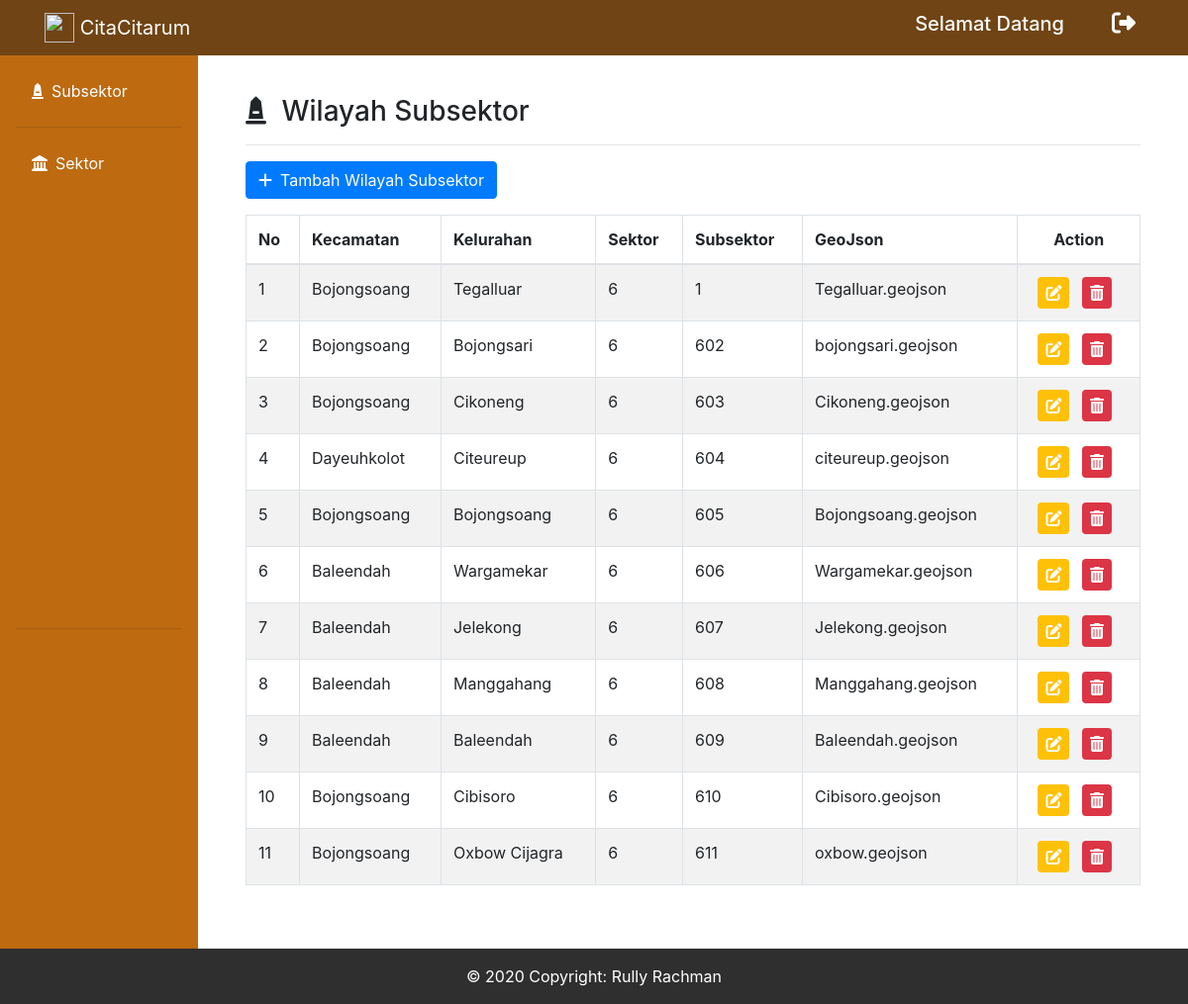
The app's page /wilayah.php with its own data.
### tables this page shows
CREATE TABLE `wilayah_subsektor` (
  `id_wilayahsubsektor` int(50) NOT NULL,
  `id_sektor` int(50) NOT NULL,
  `id_subsektor` int(50) NOT NULL,
  `peta_subsektor` varchar(200) NOT NULL,
  `kecamatan` varchar(200) NOT NULL,
  `kelurahan` varchar(200) NOT NULL
);

### wilayah.php (the view, shortened to what this page needs)
<?php
include("connect.php");
?>
<!doctype html>
<html lang="en">
  <head>
    <link rel="stylesheet" href="https://stackpath.bootstrapcdn.com/bootstrap/4.4.1/css/bootstrap.min.css">
    <link rel="stylesheet" href="fontawesome/css/all.min.css">
  </head>
  <body>
        <nav class="navbar navbar-expand-lg navbar-dark bg-gradient-primary fixed-top" style="background-color: #704414" id="bar">
            <div class="container">
                <a href="admin_dashboard.php" class="navbar-brand" href="index.php">
                    <img src="img/logocitarum.png" width="30" height="30" class="d-inline-block align-top" alt="">  CitaCitarum</a>
                <div class="collapse navbar-collapse" id="navbarText">
                <span class="mr-5"><h5>Selamat Datang <?php echo $_SESSION["name"]?></h5></span>
                <div class="icon">
                    <h4>
                        <a href="dansubsektor_dashboard.php?logout='1'" class="text-decoration-none"><i class="fas fa-sign-out-alt mr-2" data-toggle="tooltip" title="Logout"></i></a>
                    </h4>
                </div>
        </nav>
        <div class="row no-gutters mt-5">
        <div class="col-md-2 pt-2 sidebar" style="background-color: #BD6A11">
        <ul class="nav flex-column pl-3 pr-3 pb-3 p-1 pt-3" style="background-color: #BD6A11">
            <li class="nav-item">
                <a class="nav-link text-white" href="wilayah.php"><i class="fas fa-monument mr-2"></i>Subsektor</a><hr>
            </li>
            <li class="nav-item">
                <a class="nav-link text-white" href="wilayah_sektor.php" style="margin-bottom: 450px"><i class="fas fa-landmark mr-2"></i>Sektor</a><hr>
            </li>
        </ul>
        </div>
        <div class="col-md-10 p-5">
            <h3><i class="fas fa-monument mr-2"></i> Wilayah Subsektor</h3>
            <hr>
            <a href="tambah_wilayahsubsektor.php" class="btn btn-primary mb-3"><i class="fas fa-plus mr-2"></i>Tambah Wilayah Subsektor</a>
            <table class="table table-striped table-bordered">
            <thead>
                <tr>
                <th scope="col">No</th>
                <th scope="col">Kecamatan</th>
                <th scope="col">Kelurahan</th>
                <th scope="col">Sektor</th>
                <th scope="col">Subsektor</th>
                <th scope="col">GeoJson</th>
                <th scope="col" colspan="2" class="text-center">Action</th>
                </tr>
            </thead>
            <tbody>
            <?php
                $query = "SELECT * FROM wilayah_subsektor ORDER BY id_wilayahsubsektor ASC";
                $sql = mysqli_query($conn, $query);
                $no = 1;
                while($row = mysqli_fetch_array($sql)){
                echo "
                    <tr>
                    <td>$no</td>
                    <td>$row[kecamatan]</td>
                    <td>$row[kelurahan]</td>
                    <td>$row[id_sektor]</td>
                    <td>$row[id_subsektor]</td>
                    <td>$row[peta_subsektor]</td>
                    <td colspan='2' class='text-center'><a href='edit_wilayahsubsektor.php?id=$row[id_wilayahsubsektor]'><i class='fas fa-edit bg-warning p-2 text-white rounded mr-0' data-toggle='tooltip' title='edit'></i></a>
                    <a class='m-2' href='wilayah.php?deletewilayahsubsektor=$row[id_wilayahsubsektor]'><i class='fas fa-trash-alt bg-danger text-white p-2 rounded'></i></a></td>
                    </tr>";
                    $no++;
                }
            ?>
            </tbody>
            </table>
        </div>
    </div>
        <footer>
            <div class="footer-copyright text-center py-3">© 2020 Copyright: Rully Rachman
            </div>
        </footer>
  </body>
</html>

### wilayah.php (style rules this page uses)
.navbar { color: white; }
.icon a { color: white; text-decoration: none; }
.footer-copyright { background-color: #2f2f2f; color: white; }

### records on screen
wilayah_subsektor: kecamatan "Bojongsoang", kelurahan "Tegalluar", id_sektor "6", id_subsektor "1", peta_subsektor "Tegalluar.geojson"
wilayah_subsektor: kecamatan "Bojongsoang", kelurahan "Bojongsari", id_sektor "6", id_subsektor "602", peta_subsektor "bojongsari.geojson"
wilayah_subsektor: kecamatan "Bojongsoang", kelurahan "Cikoneng", id_sektor "6", id_subsektor "603", peta_subsektor "Cikoneng.geojson"
wilayah_subsektor: kecamatan "Dayeuhkolot", kelurahan "Citeureup", id_sektor "6", id_subsektor "604", peta_subsektor "citeureup.geojson"
wilayah_subsektor: kecamatan "Bojongsoang", kelurahan "Bojongsoang", id_sektor "6", id_subsektor "605", peta_subsektor "Bojongsoang.geojson"
wilayah_subsektor: kecamatan "Baleendah", kelurahan "Wargamekar", id_sektor "6", id_subsektor "606", peta_subsektor "Wargamekar.geojson"
wilayah_subsektor: kecamatan "Baleendah", kelurahan "Jelekong", id_sektor "6", id_subsektor "607", peta_subsektor "Jelekong.geojson"
wilayah_subsektor: kecamatan "Baleendah", kelurahan "Manggahang", id_sektor "6", id_subsektor "608", peta_subsektor "Manggahang.geojson"
wilayah_subsektor: kecamatan "Baleendah", kelurahan "Baleendah", id_sektor "6", id_subsektor "609", peta_subsektor "Baleendah.geojson"
wilayah_subsektor: kecamatan "Bojongsoang", kelurahan "Cibisoro", id_sektor "6", id_subsektor "610", peta_subsektor "Cibisoro.geojson"
wilayah_subsektor: kecamatan "Bojongsoang", kelurahan "Oxbow Cijagra", id_sektor "6", id_subsektor "611", peta_subsektor "oxbow.geojson"
